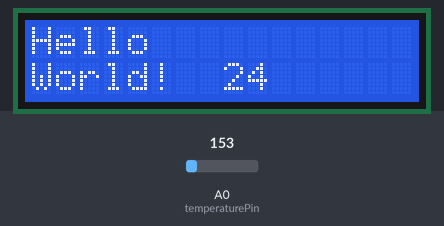
Recording of a sketch running on a simulated Arduino Uno, built with avr-gcc and run on an emulated ATmega328P. Shown: 16×2 character LCD. The test bench sets the inputs (shaded band); at power-on: A0 (temperaturePin) = 153. What the sketch prints to the serial monitor is not drawn.

Above: at 1.2 s.
1.3 s: A0 (temperaturePin) set to 165
At 3.2 s:
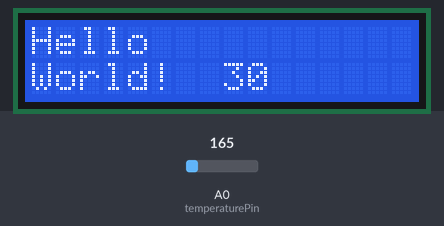
3.5 s: A0 (temperaturePin) set to 175
At 5.1 s:
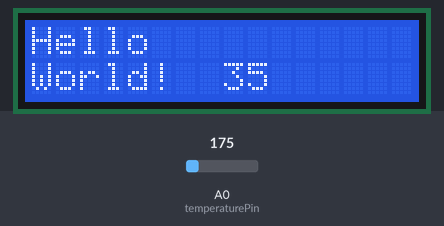
5.5 s: A0 (temperaturePin) set to 191
At 6.8 s:
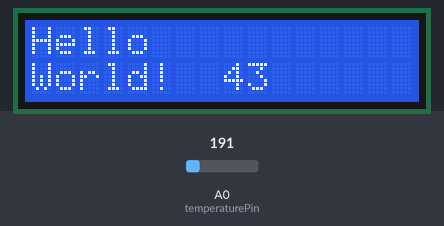
Timing chart, 0 to 8.5 s (numbered marks = the images above; inputs shaded):
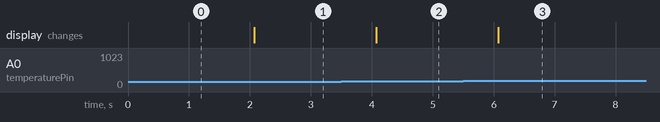

Measured:
- after the input at 1.3 s, the display: changes after 0.77 s (image 1)
- after the input at 3.5 s, the display: changes after 0.57 s (image 2)
- after the input at 5.5 s, the display: changes after 0.58 s (image 3)

The sketch:

lcdtest.ino
```cpp
#include <LiquidCrystal.h>

// initialize the library with the numbers of the interface pins
LiquidCrystal lcd(12, 11, 5, 4, 3, 2);

int temperaturePin = A0;

void setup() {
  Serial.begin(115200);
  // set up the number of columns and rows on the LCD
  lcd.begin(16, 2);

  // Print a message to the LCD.
  lcd.print("Hello");
  // set the cursor to column 0, line 1
  // line 1 is the second row, since counting begins with 0
  lcd.setCursor(0, 1);
  // print to the second line
  lcd.print("World!");
}

void loop() {
  int temperature = getTemperature();
  lcd.setCursor(8, 1);
  lcd.print(temperature);
  delay(1000);
}

int getTemperature() {
  int sensorVal = analogRead(temperaturePin);
  // send the 10-bit sensor value out the serial port
  Serial.print("sensor Value: ");
  Serial.print(sensorVal);

  // convert the ADC reading to voltage
  float voltage = (sensorVal / 1024.0) * 5.0;

  // Send the voltage level out the Serial port
  Serial.print(", Volts: ");
  Serial.print(voltage);

  // convert the voltage to temperature in degrees C
  // the sensor changes 10 mV per degree
  // the datasheet says there's a 500 mV offset
  // ((volatge - 500mV) times 100)
  Serial.print(", degrees C: ");
  float temperature = (voltage - .5) * 100;
  Serial.println(temperature);
  return temperature;
}
```
